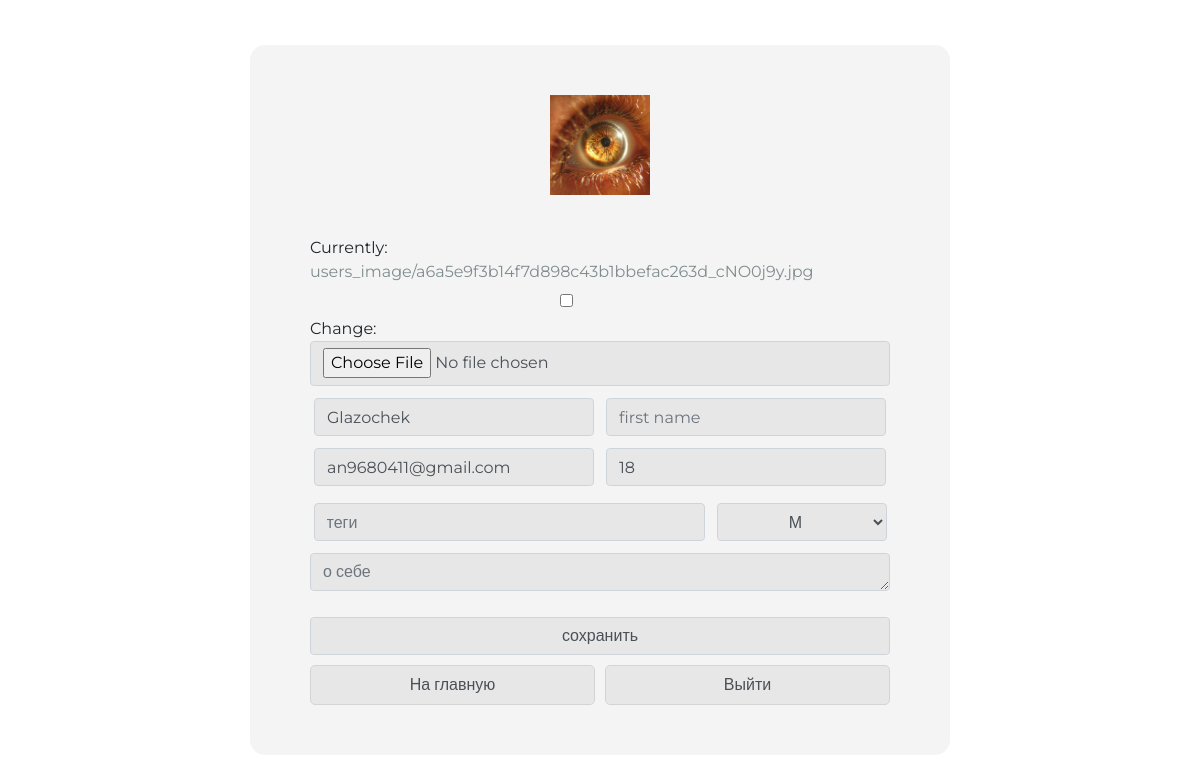
/auth/edit/ (signed in), run on the app's committed database.
### authapp/models.py (models this page shows, shortened)
class User(AbstractUser):
    image = models.ImageField(upload_to='users_image', blank=True)
    age = models.PositiveIntegerField(verbose_name='возраст', default=18)
    activation_key = models.CharField(max_length=128, blank=True)
    activation_key_expires = models.DateTimeField(default=(now() + timedelta(hours=48)))

class UserProfile(models.Model):
    MALE = 'M'
    FEMALE = 'W'
    GENDER_CHOICES = (
        (MALE, 'М'),
        (FEMALE, 'Ж'),
    )
    user = models.OneToOneField(User, unique=True, null=False, db_index=True, on_delete=models.CASCADE)
    tagline = models.CharField(verbose_name='Теги', max_length=128, blank=True)
    gender = models.CharField(verbose_name='Пол', max_length=1, choices=GENDER_CHOICES, blank=True)
    aboutMe = models.TextField(verbose_name='О себе', max_length=512, blank=True)

### authapp/views.py (the view)
# urls.py: path('edit/', authapp.edit, name='edit'),
@transaction.atomic
def edit(request):
    title = 'редактирование'
    if request.method == 'POST':
        edit_form = UserEditForm(request.POST, request.FILES, instance=request.user)
        profile_form = UserProfileEditForm(request.POST, instance=request.user.userprofile)
        if edit_form.is_valid() and profile_form.is_valid():
            edit_form.save()
            return HttpResponseRedirect(reverse('auth:edit'))
    else:
        edit_form = UserEditForm(instance=request.user)
        profile_form = UserProfileEditForm(instance=request.user.userprofile)
    content = {
        'title': title,
        'edit_form': edit_form,
        'profile_form': profile_form
    }
    return render(request, 'authapp/edit.html', content)

### authapp/forms.py
class UserProfileEditForm(forms.ModelForm):
    class Meta:
        model = UserProfile
        fields = ('tagline', 'gender', 'aboutMe')
    def __init__(self, *args, **kwargs):
        super(UserProfileEditForm, self).__init__(*args, **kwargs)
        for field_name, field in self.fields.items():
            if field_name == 'tagline':
                field.widget.attrs['class'] = 'tagline-edit form-control'
                field.widget.attrs['placeholder'] = 'теги'
            elif field_name == 'gender':
                field.widget.attrs['class'] = 'gender-edit form-control'
                field.widget.attrs['placeholder'] = 'пол'
            elif field_name == 'aboutMe':
                field.widget.attrs['class'] = 'aboutMe-edit form-control'
                field.widget.attrs['placeholder'] = 'о себе'

### mainapp/context_processors.py (called while the page is built)
def basket(request):
    basket = []
    if request.user.is_authenticated:
        basket = Basket.objects.filter(user=request.user)
    return {
        'basket': basket,
    }

### authapp/templates/authapp/edit.html (shortened to what this page needs)
{% extends 'authapp/base.html' %}
{% load static %}
{% block css %}
<link rel="stylesheet" type="text/css" href="{% static 'vendor/bootstrap/css/bootstrap.min.css' %}">
<link rel="stylesheet" type="text/css" href="{% static 'css/style.css'%}">
<link rel="stylesheet" type="text/css" href="{% static 'css/style-auth.css'%}">
<link rel="stylesheet" href="{% static 'fonts/font-awesome/css/font-awesome.css' %}">
{% endblock %}
{% block content %}
<div class="user_avatar">
  <img src="
{% if user.image %}
/media/{{ user.image }}
{% else %}
/media/users_avatars/default.png
{% endif %}" style="height: 100px; width: 100px; object-fit: cover; {% if not user.image %}{% endif %}">
</div>
<form class="form-horizontal" action="{% url 'auth:edit' %}" method="post" enctype="multipart/form-data">
  <div class="nam">
    {{ edit_form.as_p }}
  </div>
  <div class="abt">
    {{ profile_form.as_p }}
  </div>
  <input class="form-control bottms-edit" type="submit" value="сохранить">
</form>
<div class="bottms-edit btm-lft">
    <a class="form-control registr-bt btm-1" href="{% url 'main' %}">На главную</a>
    <a class="form-control registr-bt btm-2" href="{% url 'auth:logout' %}">Выйти</a>
</div>
{% endblock %}

### static/css/style.css (style rules this page uses)
* { margin: 0; padding: 0; }
body { font-family: 'Montserrat', sans-serif; height: 100%; }
html { top: 0; right: 0; left: 0; bottom: 0; height: 100%; }
a { text-decoration: none; }
a { color: #808d8f; text-decoration: none; }
img { image-rendering: optimizeSpeed; }

### static/css/style-auth.css (style rules this page uses)
.registr-bt { margin-top: 10px; width: 100%; height: 40px; background-color: rgb(255, 255, 255); border: 0.5px solid rgb(212, 212, 212); border-radius: 5px; }
a { color: black; text-decoration: none; }
html, body { height: 100%; width: 100%; }
.user_avatar { margin-bottom: 15px; display: flex; align-items: center; justify-content: center; }
.nam { width: 300px; margin: 10px; }
.abt { width: 300px; margin: 20px; }
.form-horizontal { width: 700px; display: flex; flex-wrap: wrap; justify-content: center; margin: 0 auto; }
.bottms-edit { max-width: 650px; margin: 0 auto; }
#id_aboutMe { height: 38px; max-height: 275px; min-height: 38px; }
#id_image { height: 45px; padding-bottom: 6px; }
.form-control, .registr-bt { background-color: #e7e7e7; }
a, a:hover, a:active { color: #808d8f; text-decoration: none; }
.form-horizontal { display: flex; flex-direction: column; justify-content: center; align-items: center; }
.nam { display: flex; flex-wrap: wrap; width: 625px; margin: 30px; padding: 20px; border-radius: 15px; justify-content: center; align-items: center; margin-bottom: 0; margin-top: 0; padding-bottom: 0; }
.abt { display: flex; flex-wrap: wrap; width: 625px; margin: 30px; margin-top: 0; padding: 20px; border-radius: 15px; justify-content: center; align-items: center; padding-top: 5px; margin-bottom: 0; }
#id_aboutMe { width: 580px; }
#id_first_name { width: 280px; }
#id_username { width: 280px; }
#id_email { width: 280px; }
#id_age { width: 280px; }
#id_tagline { width: 391px; }
#id_gender { width: 170px; text-align: center; }
p { margin: 5px; border-radius: 15px; padding: 1px; }
#image-clear_id { margin: 10px; margin-left: 250px; }
.bottms-edit { width: 580px; }
.btm-lft { display: flex; }
.btm-1 { margin-right: 5px; }
.btm-2 { margin-left: 5px; }
#id_image { width: 580px; }
.registr-bt { text-align: center; display: flex; justify-content: center; align-items: center; }
body { display: flex; justify-content: center; align-items: center; }

### data on the page
User: image (picture), username "Glazochek", email "an9680411@gmail.com", age "18"
UserProfile: gender "М"
